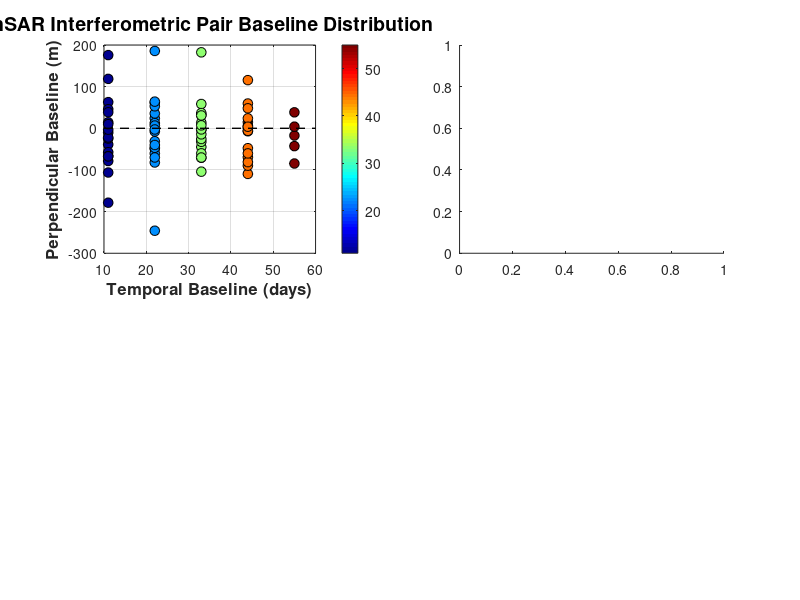

Source code (MATLAB): (Note: this script raises an error after producing the figure.)
%% InSAR Interferometric Pair Baseline Plotting Script - Enhanced Version
% Author: AI Assistant
% Date: 2025-12-14
% Function: Read InSAR baseline data and plot professional baseline charts

clear; clc; close all;

%% 1. Data Reading and Parsing - Enhanced version for irregular spaces
% Assume data file path
data_path = '/media/mlxg/d/zjc/tianyi2/INTF/baseline';

% Method 1: If file exists, read using a more flexible approach
if exist(data_path, 'file')
    fprintf('Reading data from file: %s\n', data_path);
    
    % Read entire file content
    fid = fopen(data_path, 'r');
    file_content = fread(fid, '*char')';
    fclose(fid);
    
    % Split by lines
    lines = strsplit(file_content, '\n');
    
    % Initialize storage arrays
    date_pairs = {};
    baseline = [];
    time_interval = [];
    
    % Parse line by line
    line_count = 0;
    for i = 1:length(lines)
        line = strtrim(lines{i});
        if isempty(line) || all(line == ' ')
            continue; % Skip empty lines
        end
        
        % Use regular expression to match data pattern
        tokens = regexp(line, '(\d{8}-\d{8})\s+([-\d\.]+)\s+(\d+)', 'tokens');
        
        if ~isempty(tokens)
            line_count = line_count + 1;
            date_pairs{line_count, 1} = tokens{1}{1};
            baseline(line_count, 1) = str2double(tokens{1}{2});
            time_interval(line_count, 1) = str2double(tokens{1}{3});
        else
            fprintf('Warning: Line %d format mismatch: %s\n', i, line);
        end
    end
    
    fprintf('Successfully parsed %d lines of data\n', line_count);
    
else
    % Method 2: Directly use provided hard-coded data
    fprintf('File does not exist, using provided hard-coded data\n');
    
    % Directly use your provided data
    date_pairs = {
        '20231007-20231029'; '20231007-20231109'; '20231007-20231120'; '20231007-20231201';
        '20231029-20231109'; '20231029-20231120'; '20231029-20231201'; '20231029-20231212';
        '20231109-20231120'; '20231109-20231201'; '20231109-20231212'; '20231109-20231223';
        '20231120-20231201'; '20231120-20231212'; '20231120-20231223'; '20231120-20240103';
        '20231201-20231212'; '20231201-20231223'; '20231201-20240103'; '20231201-20240114';
        '20231212-20231223'; '20231212-20240103'; '20231212-20240114'; '20231212-20240125';
        '20231223-20240103'; '20231223-20240114'; '20231223-20240125'; '20231223-20240205';
        '20240103-20240114'; '20240103-20240125'; '20240103-20240205'; '20240103-20240216';
        '20240114-20240125'; '20240114-20240205'; '20240114-20240216'; '20240114-20240227';
        '20240125-20240205'; '20240125-20240216'; '20240125-20240227'; '20240125-20240309';
        '20240205-20240216'; '20240205-20240227'; '20240205-20240309'; '20240205-20240331';
        '20240216-20240227'; '20240216-20240309'; '20240216-20240331'; '20240216-20240411';
        '20240227-20240309'; '20240227-20240331'; '20240227-20240411'; '20240227-20240422';
        '20240309-20240331'; '20240309-20240411'; '20240309-20240422'; '20240309-20240503';
        '20240331-20240411'; '20240331-20240422'; '20240331-20240503'; '20240331-20240514';
        '20240411-20240422'; '20240411-20240503'; '20240411-20240514'; '20240411-20240525';
        '20240422-20240503'; '20240422-20240514'; '20240422-20240525'; '20240422-20240605';
        '20240503-20240514'; '20240503-20240525'; '20240503-20240605'; '20240514-20240525';
        '20240514-20240605'; '20240525-20240605'
    };
    
    baseline = [
        -31.0311; 31.8504; -7.1064; -17.3900; 62.8824; 23.9260; 13.6424; 59.4929;
        -38.8458; -49.1651; -3.3708; -109.5231; -10.2834; 35.5662; -70.6315; 48.0178;
        45.8498; -60.3496; 58.3021; 0.9254; -106.1517; 12.4690; -44.8712; -69.5713;
        118.6573; 61.2838; 36.5886; 14.5523; -57.3754; -82.0701; -104.0995; -89.7032;
        -24.6954; -46.7279; -32.3336; 6.1228; -22.0345; -7.6377; 30.8175; -47.7201;
        14.3964; 52.8538; -25.6850; 38.3713; 38.4561; -40.0830; 23.9732; -42.7729;
        -78.5356; -14.4826; -81.2237; -84.5247; 64.0584; -2.6925; -5.9943; 3.9295;
        -66.7434; -70.0445; -60.1277; 115.6578; -3.3002; 6.6214; 182.4055; 3.7948;
        9.9253; 185.7160; 7.0946; -60.2357; 175.7891; -2.8294; -70.1563; -178.6029;
        -245.9152; -67.3283
    ];
    
    time_interval = [
        22; 33; 44; 55; 11; 22; 33; 44; 11; 22; 33; 44; 11; 22; 33; 44;
        11; 22; 33; 44; 11; 22; 33; 44; 11; 22; 33; 44; 11; 22; 33; 44;
        11; 22; 33; 44; 11; 22; 33; 44; 11; 22; 33; 55; 11; 22; 44; 55;
        11; 33; 44; 55; 22; 33; 44; 55; 11; 22; 33; 44; 11; 22; 33; 44;
        11; 22; 33; 44; 11; 22; 33; 11; 22; 11
    ];
end

%% 2. Data Preprocessing
% Extract master image dates (first 8 digits of each date pair)
master_dates = cell(length(date_pairs), 1);
slave_dates = cell(length(date_pairs), 1);

for i = 1:length(date_pairs)
    dates = strsplit(date_pairs{i}, '-');
    master_dates{i} = dates{1};
    slave_dates{i} = dates{2};
end

% Convert date strings to MATLAB date format
master_datenum = datenum(master_dates, 'yyyymmdd');
slave_datenum = datenum(slave_dates, 'yyyymmdd');

% Calculate temporal baseline (days)
temporal_baseline = slave_datenum - master_datenum;

%% 3. Create Professional Scientific Graphics
figure('Position', [100, 100, 1200, 800], 'Color', 'white');

% Subplot 1: Perpendicular Baseline vs Temporal Baseline
subplot(2, 2, 1);
scatter(temporal_baseline, baseline, 50, time_interval, 'filled', 'MarkerEdgeColor', 'k', 'LineWidth', 0.5);
colormap(jet);
colorbar;
xlabel('Temporal Baseline (days)', 'FontSize', 12, 'FontWeight', 'bold');
ylabel('Perpendicular Baseline (m)', 'FontSize', 12, 'FontWeight', 'bold');
title('InSAR Interferometric Pair Baseline Distribution', 'FontSize', 14, 'FontWeight', 'bold');
grid on;
box on;

% Add zero baseline reference line
hold on;
plot(xlim, [0 0], 'k--', 'LineWidth', 1);
hold off;

% Subplot 2: Perpendicular Baseline Histogram
subplot(2, 2, 2);
histogram(baseline, 20, 'FaceColor', [0.2, 0.6, 0.8], 'EdgeColor', 'k');
xlabel('Perpendicular Baseline (m)', 'FontSize', 12, 'FontWeight', 'bold');
ylabel('Frequency', 'FontSize', 12, 'FontWeight', 'bold');
title('Perpendicular Baseline Distribution Histogram', 'FontSize', 14, 'FontWeight', 'bold');
grid on;
box on;

% Add statistical information
mean_baseline = mean(baseline);
std_baseline = std(baseline);
text(0.05, 0.95, sprintf('Mean: %.2f m\nStd Dev: %.2f m', mean_baseline, std_baseline), ...
    'Units', 'normalized', 'FontSize', 10, 'BackgroundColor', 'white');

% Subplot 3: Temporal Baseline Histogram
subplot(2, 2, 3);
histogram(temporal_baseline, 15, 'FaceColor', [0.8, 0.4, 0.2], 'EdgeColor', 'k');
xlabel('Temporal Baseline (days)', 'FontSize', 12, 'FontWeight', 'bold');
ylabel('Frequency', 'FontSize', 12, 'FontWeight', 'bold');
title('Temporal Baseline Distribution Histogram', 'FontSize', 14, 'FontWeight', 'bold');
grid on;
box on;

% Add statistical information
mean_temporal = mean(temporal_baseline);
std_temporal = std(temporal_baseline);
text(0.05, 0.95, sprintf('Mean: %.1f days\nStd Dev: %.1f days', mean_temporal, std_temporal), ...
    'Units', 'normalized', 'FontSize', 10, 'BackgroundColor', 'white');

% Subplot 4: Baseline Variation Over Time
subplot(2, 2, 4);
% Sort by master image date
[master_datenum_sorted, sort_idx] = sort(master_datenum);
baseline_sorted = baseline(sort_idx);

plot(master_datenum_sorted, baseline_sorted, 'b-o', 'LineWidth', 1.5, 'MarkerSize', 4);
xlabel('Master Image Date', 'FontSize', 12, 'FontWeight', 'bold');
ylabel('Perpendicular Baseline (m)', 'FontSize', 12, 'FontWeight', 'bold');
title('Perpendicular Baseline Variation Over Time', 'FontSize', 14, 'FontWeight', 'bold');
grid on;
box on;

% Set date format
datetick('x', 'yyyy-mm', 'keepticks');

% Add zero baseline reference line
hold on;
plot(xlim, [0 0], 'k--', 'LineWidth', 1);
hold off;

%% 4. Add Overall Title and Statistical Information
sgtitle('Tianjin Region Extreme Distribution', 'FontSize', 16, 'FontWeight', 'bold');

% Add statistical information at the bottom of the figure
annotation('textbox', [0.1, 0.01, 0.8, 0.04], ...
    'String', sprintf('Data Statistics: Total Interferometric Pairs = %d | Perpendicular Baseline Range = [%.2f, %.2f] m | Temporal Baseline Range = [%d, %d] days', ...
    length(baseline), min(baseline), max(baseline), min(temporal_baseline), max(temporal_baseline)), ...
    'FontSize', 10, 'HorizontalAlignment', 'center', 'EdgeColor', 'none');

%% 5. Save Graphics
% Create save directory (if it doesn't exist)
save_dir = './InSAR_baseline_plots';
if ~exist(save_dir, 'dir')
    mkdir(save_dir);
end

% Save as high-resolution PNG and PDF
saveas(gcf, fullfile(save_dir, 'InSAR_baseline_analysis.png'));
saveas(gcf, fullfile(save_dir, 'InSAR_baseline_analysis.pdf'));

fprintf('Graphics saved to: %s\n', save_dir);

%% 6. Display Data Statistics
fprintf('\n=== InSAR Baseline Data Statistics ===\n');
fprintf('Total interferometric pairs: %d\n', length(baseline));
fprintf('Perpendicular baseline statistics:\n');
fprintf('  Minimum: %.2f m\n', min(baseline));
fprintf('  Maximum: %.2f m\n', max(baseline));
fprintf('  Mean: %.2f m\n', mean(baseline));
fprintf('  Standard deviation: %.2f m\n', std(baseline));
fprintf('Temporal baseline statistics:\n');
fprintf('  Minimum: %d days\n', min(temporal_baseline));
fprintf('  Maximum: %d days\n', max(temporal_baseline));
fprintf('  Mean: %.1f days\n', mean(temporal_baseline));
fprintf('  Standard deviation: %.1f days\n', std(temporal_baseline));

%% 7. Optional: Create 3D Scatter Plot
figure('Position', [100, 100, 800, 600], 'Color', 'white');
scatter3(temporal_baseline, baseline, time_interval, 60, baseline, 'filled');
colormap(jet);
colorbar;
xlabel('Temporal Baseline (days)', 'FontSize', 12, 'FontWeight', 'bold');
ylabel('Perpendicular Baseline (m)', 'FontSize', 12, 'FontWeight', 'bold');
zlabel('Interferometric Interval (days)', 'FontSize', 12, 'FontWeight', 'bold');
title('InSAR Interferometric Pair 3D Baseline Distribution', 'FontSize', 14, 'FontWeight', 'bold');
grid on;
box on;
view(45, 30);

% Save 3D plot
saveas(gcf, fullfile(save_dir, 'InSAR_baseline_3D.png'));

fprintf('\nAll graphics generation completed!\n');
